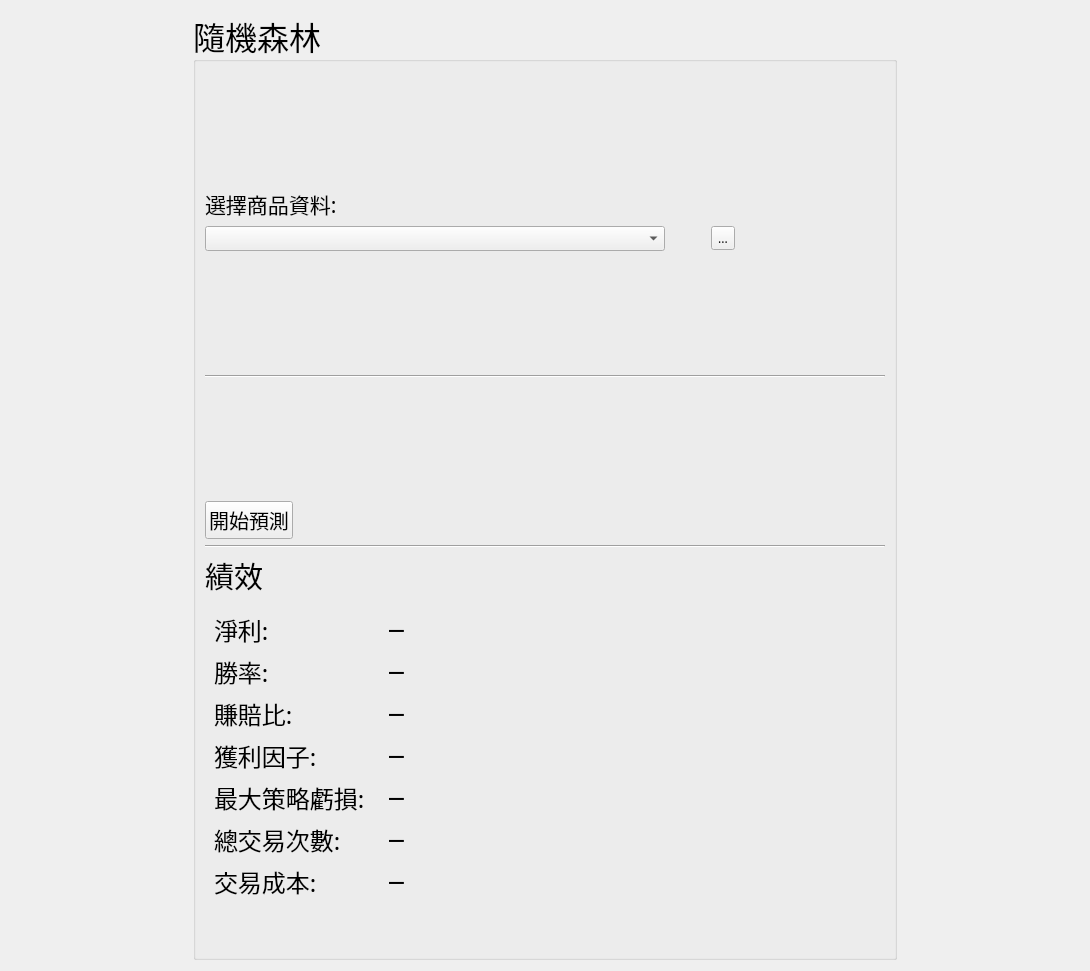
<?xml version="1.0" encoding="UTF-8"?>
<ui version="4.0">
 <class>Form</class>
 <widget class="QWidget" name="Form">
  <property name="geometry">
   <rect>
    <x>0</x>
    <y>0</y>
    <width>1090</width>
    <height>971</height>
   </rect>
  </property>
  <property name="windowTitle">
   <string>Form</string>
  </property>
  <layout class="QVBoxLayout" name="verticalLayout_7">
   <item>
    <layout class="QHBoxLayout" name="horizontalLayout_10">
     <item>
      <widget class="QWidget" name="widget" native="true">
       <property name="sizePolicy">
        <sizepolicy hsizetype="Preferred" vsizetype="Preferred">
         <horstretch>1</horstretch>
         <verstretch>0</verstretch>
        </sizepolicy>
       </property>
      </widget>
     </item>
     <item>
      <widget class="QGroupBox" name="groupBox">
       <property name="sizePolicy">
        <sizepolicy hsizetype="Preferred" vsizetype="Preferred">
         <horstretch>4</horstretch>
         <verstretch>0</verstretch>
        </sizepolicy>
       </property>
       <property name="font">
        <font>
         <family>微軟正黑體</family>
         <pointsize>24</pointsize>
        </font>
       </property>
       <property name="title">
        <string>隨機森林</string>
       </property>
       <layout class="QVBoxLayout" name="verticalLayout_3">
        <item>
         <layout class="QVBoxLayout" name="verticalLayout_2">
          <item>
           <spacer name="verticalSpacer_7">
            <property name="orientation">
             <enum>Qt::Vertical</enum>
            </property>
            <property name="sizeHint" stdset="0">
             <size>
              <width>14</width>
              <height>13</height>
             </size>
            </property>
           </spacer>
          </item>
          <item>
           <widget class="QLabel" name="label_14">
            <property name="font">
             <font>
              <family>微軟正黑體</family>
              <pointsize>16</pointsize>
             </font>
            </property>
            <property name="text">
             <string>選擇商品資料:</string>
            </property>
           </widget>
          </item>
          <item>
           <layout class="QHBoxLayout" name="horizontalLayout_8">
            <item>
             <widget class="QComboBox" name="comboBox">
              <property name="font">
               <font>
                <pointsize>9</pointsize>
               </font>
              </property>
             </widget>
            </item>
            <item>
             <spacer name="horizontalSpacer_3">
              <property name="orientation">
               <enum>Qt::Horizontal</enum>
              </property>
              <property name="sizeType">
               <enum>QSizePolicy::Fixed</enum>
              </property>
              <property name="sizeHint" stdset="0">
               <size>
                <width>40</width>
                <height>20</height>
               </size>
              </property>
             </spacer>
            </item>
            <item>
             <widget class="QToolButton" name="choseDataBtn">
              <property name="font">
               <font>
                <pointsize>9</pointsize>
               </font>
              </property>
              <property name="text">
               <string>...</string>
              </property>
             </widget>
            </item>
            <item>
             <spacer name="horizontalSpacer_2">
              <property name="orientation">
               <enum>Qt::Horizontal</enum>
              </property>
              <property name="sizeType">
               <enum>QSizePolicy::Fixed</enum>
              </property>
              <property name="sizeHint" stdset="0">
               <size>
                <width>150</width>
                <height>20</height>
               </size>
              </property>
             </spacer>
            </item>
           </layout>
          </item>
          <item>
           <spacer name="verticalSpacer_6">
            <property name="orientation">
             <enum>Qt::Vertical</enum>
            </property>
            <property name="sizeHint" stdset="0">
             <size>
              <width>388</width>
              <height>13</height>
             </size>
            </property>
           </spacer>
          </item>
          <item>
           <widget class="Line" name="line_3">
            <property name="orientation">
             <enum>Qt::Horizontal</enum>
            </property>
           </widget>
          </item>
          <item>
           <spacer name="verticalSpacer_5">
            <property name="orientation">
             <enum>Qt::Vertical</enum>
            </property>
            <property name="sizeHint" stdset="0">
             <size>
              <width>388</width>
              <height>13</height>
             </size>
            </property>
           </spacer>
          </item>
          <item>
           <layout class="QHBoxLayout" name="horizontalLayout_9">
            <item>
             <widget class="QPushButton" name="startTrainBtn">
              <property name="font">
               <font>
                <pointsize>15</pointsize>
               </font>
              </property>
              <property name="text">
               <string>開始預測</string>
              </property>
             </widget>
            </item>
            <item>
             <spacer name="horizontalSpacer">
              <property name="orientation">
               <enum>Qt::Horizontal</enum>
              </property>
              <property name="sizeHint" stdset="0">
               <size>
                <width>40</width>
                <height>20</height>
               </size>
              </property>
             </spacer>
            </item>
           </layout>
          </item>
          <item>
           <widget class="Line" name="line_4">
            <property name="orientation">
             <enum>Qt::Horizontal</enum>
            </property>
           </widget>
          </item>
          <item>
           <widget class="QLabel" name="label_4">
            <property name="font">
             <font>
              <family>微軟正黑體</family>
              <pointsize>22</pointsize>
             </font>
            </property>
            <property name="text">
             <string>績效</string>
            </property>
           </widget>
          </item>
          <item>
           <layout class="QHBoxLayout" name="horizontalLayout">
            <item>
             <widget class="QWidget" name="widget_3" native="true">
              <property name="sizePolicy">
               <sizepolicy hsizetype="Preferred" vsizetype="Preferred">
                <horstretch>0</horstretch>
                <verstretch>0</verstretch>
               </sizepolicy>
              </property>
              <layout class="QVBoxLayout" name="verticalLayout_5">
               <item>
                <layout class="QVBoxLayout" name="verticalLayout_4">
                 <item>
                  <widget class="QLabel" name="profitCol">
                   <property name="font">
                    <font>
                     <family>微軟正黑體</family>
                     <pointsize>18</pointsize>
                    </font>
                   </property>
                   <property name="text">
                    <string>淨利:</string>
                   </property>
                   <property name="alignment">
                    <set>Qt::AlignLeading|Qt::AlignLeft|Qt::AlignVCenter</set>
                   </property>
                  </widget>
                 </item>
                 <item>
                  <widget class="QLabel" name="winrateCol">
                   <property name="font">
                    <font>
                     <family>微軟正黑體</family>
                     <pointsize>18</pointsize>
                    </font>
                   </property>
                   <property name="text">
                    <string>勝率:</string>
                   </property>
                   <property name="alignment">
                    <set>Qt::AlignLeading|Qt::AlignLeft|Qt::AlignVCenter</set>
                   </property>
                  </widget>
                 </item>
                 <item>
                  <widget class="QLabel" name="winLossCol">
                   <property name="font">
                    <font>
                     <family>微軟正黑體</family>
                     <pointsize>18</pointsize>
                    </font>
                   </property>
                   <property name="text">
                    <string>賺賠比:</string>
                   </property>
                   <property name="alignment">
                    <set>Qt::AlignLeading|Qt::AlignLeft|Qt::AlignVCenter</set>
                   </property>
                  </widget>
                 </item>
                 <item>
                  <widget class="QLabel" name="profitFactorCol">
                   <property name="font">
                    <font>
                     <family>微軟正黑體</family>
                     <pointsize>18</pointsize>
                    </font>
                   </property>
                   <property name="text">
                    <string>獲利因子:</string>
                   </property>
                   <property name="alignment">
                    <set>Qt::AlignLeading|Qt::AlignLeft|Qt::AlignVCenter</set>
                   </property>
                  </widget>
                 </item>
                 <item>
                  <widget class="QLabel" name="mddCol">
                   <property name="font">
                    <font>
                     <family>微軟正黑體</family>
                     <pointsize>18</pointsize>
                    </font>
                   </property>
                   <property name="text">
                    <string>最大策略虧損:</string>
                   </property>
                   <property name="alignment">
                    <set>Qt::AlignLeading|Qt::AlignLeft|Qt::AlignVCenter</set>
                   </property>
                  </widget>
                 </item>
                 <item>
                  <widget class="QLabel" name="sharpeCol">
                   <property name="font">
                    <font>
                     <family>微軟正黑體</family>
                     <pointsize>18</pointsize>
                    </font>
                   </property>
                   <property name="text">
                    <string>總交易次數:</string>
                   </property>
                   <property name="alignment">
                    <set>Qt::AlignLeading|Qt::AlignLeft|Qt::AlignVCenter</set>
                   </property>
                  </widget>
                 </item>
                 <item>
                  <widget class="QLabel" name="costCol">
                   <property name="font">
                    <font>
                     <family>微軟正黑體</family>
                     <pointsize>18</pointsize>
                    </font>
                   </property>
                   <property name="text">
                    <string>交易成本:</string>
                   </property>
                   <property name="alignment">
                    <set>Qt::AlignLeading|Qt::AlignLeft|Qt::AlignVCenter</set>
                   </property>
                  </widget>
                 </item>
                </layout>
               </item>
              </layout>
             </widget>
            </item>
            <item>
             <widget class="QWidget" name="widget_4" native="true">
              <property name="sizePolicy">
               <sizepolicy hsizetype="Preferred" vsizetype="Preferred">
                <horstretch>1</horstretch>
                <verstretch>0</verstretch>
               </sizepolicy>
              </property>
              <layout class="QVBoxLayout" name="verticalLayout_6">
               <item>
                <layout class="QVBoxLayout" name="verticalLayout">
                 <item>
                  <widget class="QLabel" name="profitOut">
                   <property name="font">
                    <font>
                     <family>Dubai Light</family>
                     <pointsize>18</pointsize>
                    </font>
                   </property>
                   <property name="text">
                    <string>─</string>
                   </property>
                   <property name="alignment">
                    <set>Qt::AlignLeading|Qt::AlignLeft|Qt::AlignVCenter</set>
                   </property>
                  </widget>
                 </item>
                 <item>
                  <widget class="QLabel" name="winRateOut">
                   <property name="font">
                    <font>
                     <family>Dubai Light</family>
                     <pointsize>18</pointsize>
                    </font>
                   </property>
                   <property name="text">
                    <string>─</string>
                   </property>
                   <property name="alignment">
                    <set>Qt::AlignLeading|Qt::AlignLeft|Qt::AlignVCenter</set>
                   </property>
                  </widget>
                 </item>
                 <item>
                  <widget class="QLabel" name="winLossOut">
                   <property name="font">
                    <font>
                     <family>Dubai Light</family>
                     <pointsize>18</pointsize>
                    </font>
                   </property>
                   <property name="text">
                    <string>─</string>
                   </property>
                   <property name="alignment">
                    <set>Qt::AlignLeading|Qt::AlignLeft|Qt::AlignVCenter</set>
                   </property>
                  </widget>
                 </item>
                 <item>
                  <widget class="QLabel" name="profitFactorOut">
                   <property name="font">
                    <font>
                     <family>Dubai Light</family>
                     <pointsize>18</pointsize>
                    </font>
                   </property>
                   <property name="text">
                    <string>─</string>
                   </property>
                   <property name="alignment">
                    <set>Qt::AlignLeading|Qt::AlignLeft|Qt::AlignVCenter</set>
                   </property>
                  </widget>
                 </item>
                 <item>
                  <widget class="QLabel" name="mddOut">
                   <property name="font">
                    <font>
                     <family>Dubai Light</family>
                     <pointsize>18</pointsize>
                    </font>
                   </property>
                   <property name="text">
                    <string>─</string>
                   </property>
                   <property name="alignment">
                    <set>Qt::AlignLeading|Qt::AlignLeft|Qt::AlignVCenter</set>
                   </property>
                  </widget>
                 </item>
                 <item>
                  <widget class="QLabel" name="tradeCuntOut">
                   <property name="font">
                    <font>
                     <family>Dubai Light</family>
                     <pointsize>18</pointsize>
                    </font>
                   </property>
                   <property name="text">
                    <string>─</string>
                   </property>
                   <property name="alignment">
                    <set>Qt::AlignLeading|Qt::AlignLeft|Qt::AlignVCenter</set>
                   </property>
                  </widget>
                 </item>
                 <item>
                  <widget class="QLabel" name="costOut">
                   <property name="font">
                    <font>
                     <family>Dubai Light</family>
                     <pointsize>18</pointsize>
                    </font>
                   </property>
                   <property name="text">
                    <string>─</string>
                   </property>
                   <property name="alignment">
                    <set>Qt::AlignLeading|Qt::AlignLeft|Qt::AlignVCenter</set>
                   </property>
                  </widget>
                 </item>
                </layout>
               </item>
              </layout>
             </widget>
            </item>
           </layout>
          </item>
         </layout>
        </item>
        <item>
         <widget class="QLabel" name="dataPath">
          <property name="font">
           <font>
            <family>Agency FB</family>
            <pointsize>18</pointsize>
           </font>
          </property>
          <property name="text">
           <string/>
          </property>
          <property name="alignment">
           <set>Qt::AlignLeading|Qt::AlignLeft|Qt::AlignVCenter</set>
          </property>
         </widget>
        </item>
       </layout>
      </widget>
     </item>
     <item>
      <widget class="QWidget" name="widget_2" native="true">
       <property name="sizePolicy">
        <sizepolicy hsizetype="Preferred" vsizetype="Preferred">
         <horstretch>1</horstretch>
         <verstretch>0</verstretch>
        </sizepolicy>
       </property>
      </widget>
     </item>
    </layout>
   </item>
  </layout>
 </widget>
 <resources/>
 <connections/>
</ui>
